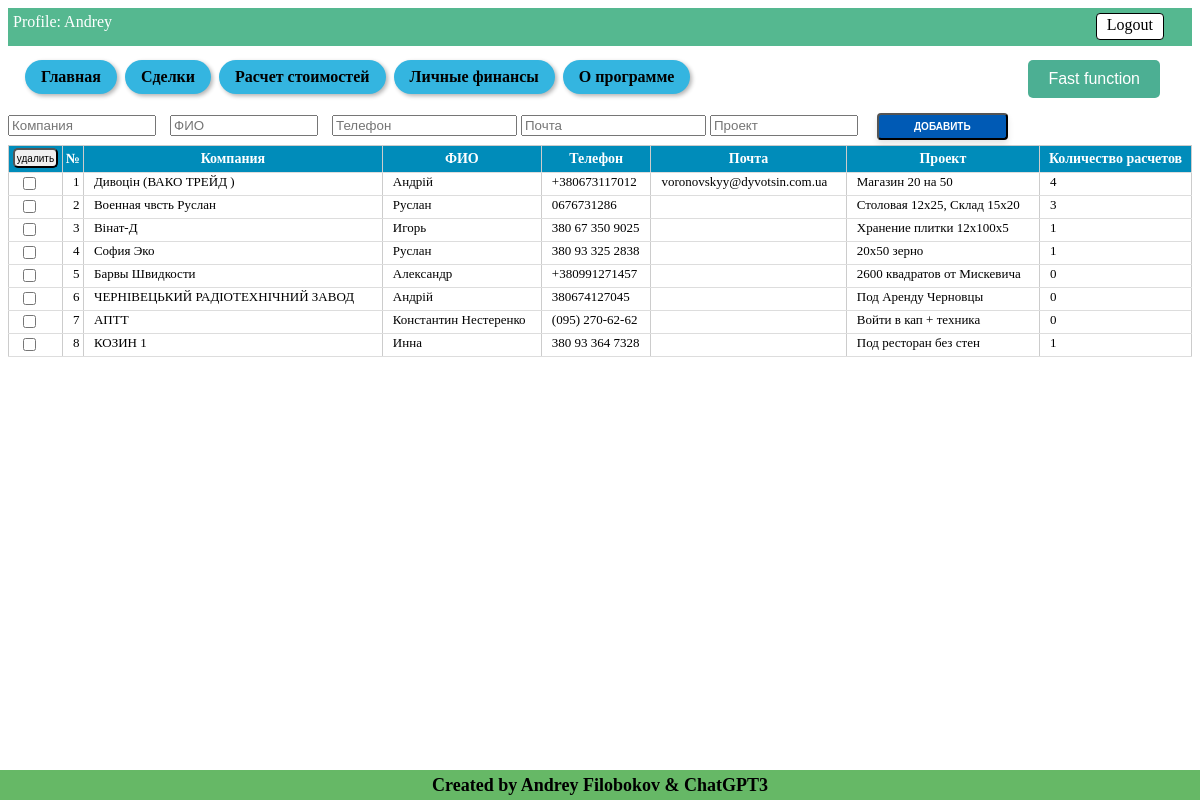
Screenshot of /leads (signed in) with the database file from the repository.
### tables this page shows
CREATE TABLE users (
id integer PRIMARY KEY AUTOINCREMENT,
name text NOT NULL,
email text NOT NULL,
psw text NOT NULL
);

CREATE TABLE lead (id integer PRIMARY KEY AUTOINCREMENT, unique_ID TEXT, company text NOT NULL, name text NOT NULL, phone text NOT NULL, mail text NOT NULL, project text NOT NULL, amount_calc INTEGER DEFAULT (0), job_title text NOT NULL, price text NOT NULL, profit text NOT NULL, user_email TEXT, product TEXT, comments_history TEXT, event TEXT);

### Saleshelp.py (the view, shortened to what this page needs)
@app.route('/leads', methods=["POST", "GET"])
@login_required
def leads():
    dbase = FDataBase(get_db())
    get_new_lead = dbase.get_info_records('lead', current_user.get_user_email())
    get_new_lead = [ [row[column_name] for column_name in row.keys()] for row in get_new_lead]
    for lead in get_new_lead:
        amount_calc = dbase.get_amount_records('my_warehouse', 'lead_ID', lead[0])
        dbase.update_record("lead", 'id', lead[0], {'amount_calc': amount_calc})
        lead[7] = amount_calc
    return render_template('leads.html', title='My LEADS', menu=menu,
                           title_table_leads=title_table_leads,
                           get_new_lead=get_new_lead,
                           current_user=current_user.get_user_name(),
                           )

### Saleshelp.py (called while the page is built)
def connect_db():
    conn = sqlite3.connect(app.config['DATABASE'])
    conn.row_factory = sqlite3.Row
    return conn

def get_db():
    if not hasattr(g, 'link_db'):
        g.link_db = connect_db()
    return g.link_db

@login_manager.user_loader
def load_user(user_id):
    dbase = FDataBase(get_db())
    return UserLogin().fromDB(user_id, dbase)

### Utils/FDataBase.py (called while the page is built)
    def get_info_records(self, name_tabl, user_email, *args):
        query = ''
        if len(args) > 0:
            for column, value in args:
                query += f" AND {column} = '{value}' AND "
            query = query.rstrip(' AND')
        sql = f"SELECT * FROM {name_tabl} WHERE user_email = '{user_email}'{query}"
        try:
            self.__cur.execute(sql)
            res = self.__cur.fetchall()
            if res:
                return res
        except:
            print("Ошибка чтения из БД")
        return []

    def get_user(self, user_id):
        try:
            self.__cur.execute(f"SELECT * FROM users WHERE id = {user_id} LIMIT 1")
            res = self.__cur.fetchone()
            if not res:
                print("Пользователь не найден")
                return False
            return res
        except sqlite3.Error as e:
            print("Ошибка получения данных из БД " + str(e))
        return False

    def update_record(self, name_table, title_column, vol_column, new_columns_values):
        new_val = ''
        for title, values in new_columns_values.items():
            new_val = new_val + title
            if type(values) == int:
                new_val = new_val + '=' + str(values) + ', '
            else:
                new_val = new_val + '=' + f"'{values}'" + ', '
        new_val = new_val.rstrip(', ')
        try:
            self.__cur.execute(f"UPDATE {name_table} SET {new_val} WHERE {title_column}={vol_column}")
            self.__db.commit()
            return True
        except sqlite3.Error as e:
            print(f"Ошибка обновления записи {vol_column} в БД {name_table} " + str(e))
            return False

    def get_amount_records(self, name_table, name_column, value_cell):
        try:
            self.__cur.execute(f"SELECT COUNT(*) FROM {name_table} WHERE {name_column} = '{value_cell}'")
            records = self.__cur.fetchone()[0]
            return records
        except sqlite3.Error as e:
            print("Ошибка получения записей из БД " + str(e))
            return False

### Utils/UserLogin.py (called while the page is built)
    def get_user_name(self):
        return str(self.__user['name'])

### templates/leads.html (shortened to what this page needs)
{% extends 'base.html' %}
{% block information %}
Profile: {{ current_user }} <a href="{{url_for('logout')}}" class="button-logout"> Logout </a>
{% endblock %}
{% block content %}
<form action="{{url_for('leads')}}" method="POST" id="add-leads-table" class="form-table-leads">
  <div class="input-leads">
    {% for l in title_table_leads[:5] %}
    <input type="{{ l.type }}" id="{{l.name}}" name="{{l.name}}" placeholder="{{l.placeholder}}"
          {% if l.name !='mail' %} required {% endif %}>
    {% endfor %}
    <input type="submit" name="button-add-lead" value="Добавить" />
  </div>
</form>
<form action="{{url_for('leads')}}" method="POST">
  <table id="my-table">
    <thead>
      <tr>
        <th class="button-delete-lead-th">
          <input type="submit" name="button-delete-lead" value="удалить" class="button-delete-lead">
        </th>
        <th>№</th>
        {% for title_col in title_table_leads %}
        <th>{{ title_col.placeholder }}</th>
        {% endfor %}
      </tr>
    </thead>
    <tbody class="table-result">
      {% for row in get_new_lead %}
      <tr>
        <td><input type="checkbox" name="check-lead" id="check-lead" value="{{ row[0] }}"></td>
        <td><a href="{{ url_for('show_info_lead', alias=row[2] ) }}">{{ get_new_lead.index(row)+1 }}</a></td>
        {% for cell in row[2:8] %}
        <td><a href="{{ url_for('show_info_lead', alias=row[2] ) }}">{{ cell }}</a></td>
        {% endfor %}
      </tr>
      {% endfor %}
    </tbody>
  </table>
</form>
{% endblock %}

### templates/base.html (shortened to what this page needs)
<!DOCTYPE html>
<html>
<head>
  <link type="text/css" rel="stylesheet" href="{{ url_for('static', filename='css/style.css') }}">
</head>
<body>
  <div class="info-panel">
    {% block information %} This is my main page{% endblock %}
  </div>
  {% block menu %}
  <ul class="navigation">
    {% for m in menu %}
    <li><a class="nav-button" href="{{m.url}}">{{ m.name }}</a></li>
    {% endfor %}
    <li class="convert-button-menu">
      {% block convertion_num %}
      <button class="convert-button" onclick="openModal()">Fast function</button>
      {% endblock convertion_num%}
    </li>
  </ul>
  {% endblock menu %}
  {% block content %}{% endblock %}
  {% block footer %}
  <div class="footer">
    <h4>Created by Andrey Filobokov & ChatGPT3</h4>
  </div>
  {% endblock %}
</body>
</html>

### static/css/style.css (style rules this page uses)
.info-panel { background-color: rgba(35, 163, 112, 0.773); color: white; font-size: 16px; padding: 5px; padding-bottom: 15px; margin-bottom: 10px; }
.navigation { white-space: nowrap; margin-bottom: 10px; margin-top: 5px; }
.navigation { padding-left: 15px; }
.navigation li { display: inline-block; }
.nav-button { font-weight: 600; background-color: #34b5e0; border-radius: 20px; color: #000; padding: 8px 16px; text-align: center; text-decoration: none; display: inline-block; font-size: 16px; margin: 4px 2px; cursor: pointer; box-shadow: 2px 2px 4px rgba(0, 0, 0, 0.3); }
.footer { position: fixed; bottom: 0; left: 0; width: 100%; height: 30px; background-color: #00890099; display: flex; align-items: center; justify-content: center; }
.footer h4 { color: rgb(0, 0, 0); font-size: 18px; font-weight: bold; text-align: center; }
table { width: 90%; border-collapse: collapse; margin-bottom: 10px; }
th { background-color: #a7a1a1; font-weight: bold; }
td, th { padding: 5px; text-align: center; border: 1px solid #ccc; }
.convert-button { background-color: #4caf93; border: none; color: white; padding: 10px 20px; text-align: center; text-decoration: none; display: inline-block; font-size: 16px; margin: 4px 2px; cursor: pointer; border-radius: 5px; }
.convert-button-menu { float: right; margin-right: 30px; }
.button-logout { float: right; margin-right: 23px; }
.button-logout { padding-bottom: 5px; padding-top: 2px; padding-left: 10px; padding-right: 10px; background-color: #fff; color: #000; text-decoration: none; border: 1px solid #000; border-radius: 4px; }
.input-leads { white-space: nowrap; }
#add-leads-table input[type="text"] { display: inline-block; width: 140px; margin-right: 10px; }
#add-leads-table input[type="submit"] { display: inline-block; padding: 6px 35px; border-radius: 4px; margin: 5px; font-size: 10px; font-weight: 600; text-decoration: none; text-transform: uppercase; color: #fff; background-color: #005ab5; box-shadow: 0 4px 6px rgba(0, 0, 0, 0.1); cursor: pointer; }
.button-delete-lead-th { padding: 0px; width: 20px; white-space: nowrap; }
.button-delete-lead { width: 45px; height: 20px; border-radius: 1px; font-size: 10px; padding: 0; border-radius: 5px; margin-bottom: 2px; margin-left: 2px; margin-right: 2px; }
#my-table { border-collapse: collapse; width: 100%; }
#my-table th { background-color: #008CBA; color: white; font-weight: bold; padding: 2px; border-bottom: 1px solid #ddd; font-size: 14px; }
#my-table td { border-bottom: 1px solid #ddd; padding: 1px; padding-left: 10px; text-align: left; font-size: 13px; vertical-align: top; background-color: white; }
table td a { text-decoration: none; color: inherit; }

### rows the page displays
users: name "Andrey"
lead: get_new_lead "1", company "Дивоцін (ВАКО ТРЕЙД )", name "Андрій", phone "+380673117012", mail "voronovskyy@dyvotsin.com.ua", project "Магазин 20 на 50", 8 "4"
lead: get_new_lead "2", company "Военная чвсть Руслан", name "Руслан", phone "0676731286", project "Столовая 12х25, Склад 15х20", 8 "3"
lead: get_new_lead "3", company "Вінат-Д", name "Игорь", phone "380 67 350 9025", project "Хранение плитки 12х100х5", 8 "1"
lead: get_new_lead "4", company "София Эко", name "Руслан", phone "380 93 325 2838", project "20х50 зерно", 8 "1"
lead: get_new_lead "5", company "Барвы Швидкости", name "Александр", phone "+380991271457", project "2600 квадратов от Мискевича", 8 "0"
lead: get_new_lead "6", company "ЧЕРНІВЕЦЬКИЙ РАДІОТЕХНІЧНИЙ ЗАВОД", name "Андрій", phone "380674127045", project "Под Аренду Черновцы", 8 "0"
lead: get_new_lead "7", company "АПТТ", name "Константин Нестеренко", phone "(095) 270-62-62", project "Войти в кап + техника", 8 "0"
lead: get_new_lead "8", company "КОЗИН 1", name "Инна", phone "380 93 364 7328", project "Под ресторан без стен", 8 "1"

### other values shown
{{ m.name }} "Главная" "Сделки" "Расчет стоимостей" "Личные финансы" "О программе"
{{ title_col.placeholder }} "Компания" "ФИО" "Телефон" "Почта" "Проект" "Количество расчетов"
